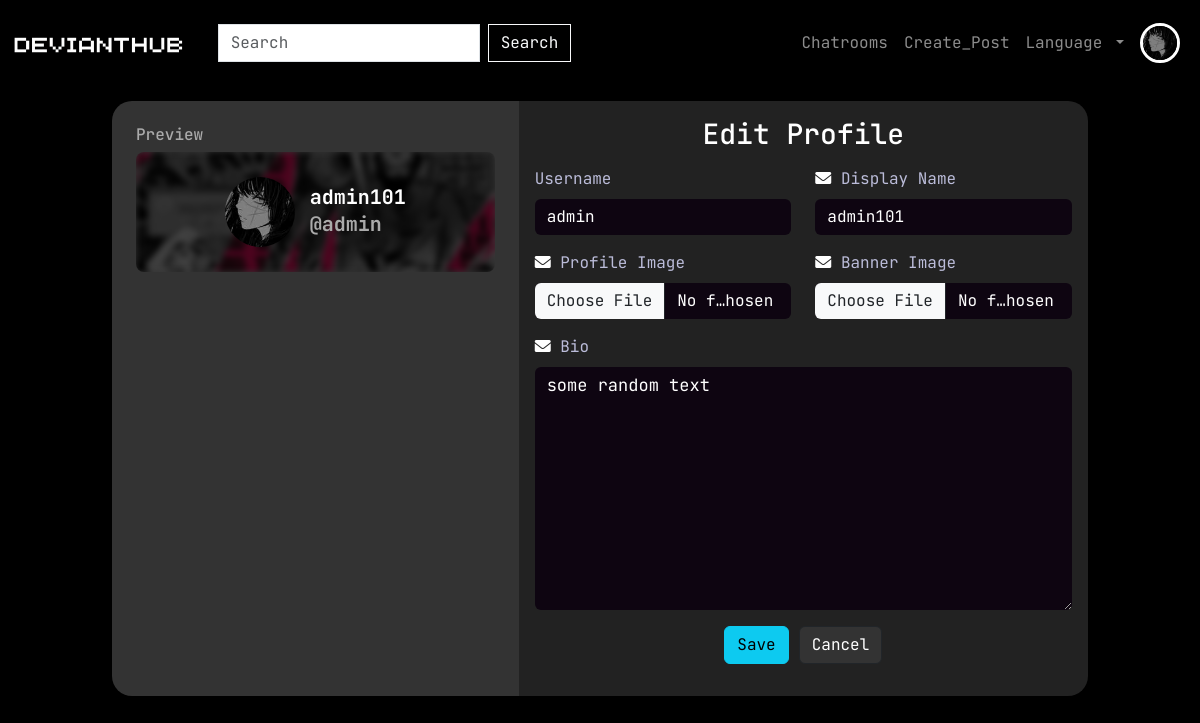
The page /users/edit-profile/ (signed in) on the database its author committed.
### users/models.py (models this page shows, shortened)
class Profile(models.Model):
    user = models.OneToOneField(User, on_delete=models.CASCADE, null=True, blank=True)
    username = models.CharField(max_length=15, unique=True, null=True)
    display_name = models.CharField(max_length=15, null=True, blank=True)
    image = models.ImageField(
        upload_to=upload_to,
        default='default/profile_default.png',
        validators=[
            FileExtensionValidator(allowed_extensions=tuple(ext for ext in utils.IMAGE_EXTENSIONS if ext != 'gif')),
            utils.validate_file_size,
        ]
    )
    banner = models.ImageField(
        upload_to=upload_to,
        default='default/banner.jpg',
        validators=[
            FileExtensionValidator(allowed_extensions=tuple(ext for ext in utils.IMAGE_EXTENSIONS if ext != 'gif')),
            utils.validate_file_size,
        ]
    )
    email = models.EmailField(max_length=100, null=True)
    bio = models.TextField(max_length=300, null=True, blank=True)
    created = models.DateTimeField(auto_now_add=True)
    updated = models.DateTimeField(auto_now=True)
    id = models.UUIDField(default=uuid4, unique=True, editable=False, primary_key=True)
    def get_username(self):
        return self.display_name if self.display_name else self.username
    class Meta:
        ordering = ['-created']

### users/views.py (the view, shortened to what this page needs)
# urls.py: path('edit-profile/', views.edit_profile, name='edit_profile'),
@login_required(login_url='users:login')
def edit_profile(request):
    profile = request.user.profile
    profile_copy = deepcopy(profile)
    form = ProfileForm(instance=profile)
    context = {
        'form': form,
    }
    return render(request, 'users/profile_form.html', context)

### users/templates/users/profile_form.html (shortened to what this page needs)
{% extends 'main.html' %}
{% load static %}
{% block content %}
<div class="container d-flex justify-content-center align-items-stretch mt-3 register" style="min-height: 70vh; max-width: 1000px;">
    <div class="row w-100">
        <div class="col-12 col-md-5 p-4 register-left-panel" style="background-color: #333; color: #fff; display: flex; flex-direction: column; justify-content: flex-start; position: relative;">
            <h6 style="color: #aaa;">Preview</h6>
            <div class="mb-3" style="height: 120px; border-radius: 8px; overflow: hidden; position: relative;">
                <div id="profile-banner-preview" style="
                    position: absolute;
                    top: 0;
                    left: 0;
                    width: 100%;
                    height: 100%;
                    background: linear-gradient(rgba(0, 0, 0, 0.7), rgba(0, 0, 0, 0.7)), url('{{ request.user.profile.banner.url }}');
                    background-size: cover;
                    background-position: center;
                    filter: blur(3px);
                    z-index: 1;">
                </div>
                <div class="d-flex align-items-center justify-content-center h-100" style="gap: 15px; position: relative; z-index: 2;">
                    <div style="width: 70px; height: 70px; background-color: #555; border-radius: 50%; overflow: hidden; flex-shrink: 0;">
                        <img id="profile-image-preview" src="{{ request.user.profile.image.url }}" alt="Profile Picture" style="width: 100%; height: 100%; object-fit: cover;">
                    </div>
                    <div>
                        <h5 style="margin: 0; font-size: 20px; color: #fff; font-weight: bold;">{{ request.user.profile.display_name }}</h5>
                        <p id="username-preview" style="margin: 0; font-size: 20px; color: #aaa; font-weight: bold;">@{{ request.user.profile.username }}</p>
                    </div>
                </div>
            </div>
        </div>
        <div class="col-12 col-md-7 p-3 register-right-panel" style="background-color: #222; color: #fff; display: flex; flex-direction: column; justify-content: flex-start;">
            <h3 class="text-center mb-3">Edit Profile</h3>
            <form method="post" enctype="multipart/form-data">
                <div class="row">
                    <div class="col-12 col-md-6 mb-3">
                        <label for="username" class="form-label">Username</label>
                        {{ form.username }}
                    </div>
                    <div class="col-12 col-md-6 mb-3">
                        <span>
                            <i class="fas fa-envelope"></i>
                        </span>
                        <label for="displayname" class="form-label">Display Name</label>
                        {{ form.display_name }}
                    </div>
                    <div class="col-12 col-md-6 mb-3">
                        <span>
                            <i class="fas fa-envelope profile-image-error"></i>
                        </span>
                        <label for="profileImage" class="form-label">Profile Image</label>
                        {{ form.image }}
                    </div>
                    <div class="col-12 col-md-6 mb-3">
                        <span>
                            <i class="fas fa-envelope profile-banner-error"></i>
                        </span>
                        <label for="bannerImage" class="form-label">Banner Image</label>
                        {{ form.banner }}
                    </div>
                </div>
                <div class="mb-3">
                    <span>
                        <i class="fas fa-envelope"></i>
                    </span>
                    <label for="bio" class="form-label">Bio</label>
                    {{ form.bio }}
                </div>
                <div class="d-flex justify-content-center mb-3">
                    <button id="submitButton" type="submit" class="btn login-button btn-info d-flex justify-content-center align-items-center" style="margin-right: 10px;">
                        <span>Save</span>
                    </button>
                    <a href="{% url 'posts:feed' %}" class="btn btn-dark d-flex justify-content-center align-items-center" style="background-color: #333; color: #fff;">
                        <span>Cancel</span>
                    </a>
                </div>
            </form>
        </div>
    </div>
</div>
{% endblock content %}

### templates/navbar.html (shortened to what this page needs)
{% load static %}
<nav class="navbar navbar-expand-lg navbar-dark fixed-top">
    <div class="container-fluid">
        <a class="navbar-brand text-white" href="/">
            <img src="{% static 'img/logo_no_text2.png' %}" alt="Logo" class="logo-img">
        </a>
        <div class="collapse navbar-collapse" id="navbarNav">
            <form class="d-flex ms-3 search-bar">
                <input class="form-control me-2 no-radius" type="search" placeholder="Search" aria-label="Search">
                <button class="btn btn-outline-light no-radius" type="submit">Search</button>
            </form>
            <ul class="navbar-nav ms-auto">
                <li class="nav-item">
                    <a class="nav-link" href="{% url 'chat:chat' %}">Chatrooms</a>
                </li>
                <li class="nav-item">
                    <a class="nav-link" href="{% url 'posts:create_post' %}">Create_Post</a>
                </li>
                <li class="nav-item dropdown">
                    <a class="nav-link dropdown-toggle" href="#" id="navbarDropdown" role="button" data-bs-toggle="dropdown" aria-expanded="false">
                        Language
                    </a>
                </li>
                {% if request.user.is_authenticated %}
                    <li class="nav-item dropdown">
                        <a class="nav-link dropdown-toggle profile-dropdown" href="#" id="navbarDropdown" role="button" data-bs-toggle="dropdown" aria-expanded="false">
                            <img src="{{ user.profile.image.url }}" class="profile-image" alt="Profile">
                        </a>
                    </li>
                {% else %}
                    <li class="nav-item">
                        <a class="btn btn-outline-light" href="{% url 'users:login' %}">Log In</a>
                        <a class="btn btn-outline-light" href="{% url 'users:register' %}">Sign Up</a>
                    </li>
                {% endif %}
            </ul>
        </div>
    </div>
</nav>

### static/css/main.css (style rules this page uses)
body { font-family: 'JetBrains Mono', monospace; background-color: #000; color: #fff; padding-top: 85px; margin: 0; }
.navbar { background-color: black; padding-top: 15px; }
@media (min-width: 992px) { .navbar-nav { display: flex; align-items: center; } }
.logo-img { max-width: 100%; height: 20px; }
a { color: #0d6efd; text-decoration: none; }
.no-radius { border-radius: 0 !important; }
.login-field::placeholder { color: rgb(160, 160, 160); }
.login-field { background-color: #0e0511; color: white; border: none; }
.form-label { color: rgb(187, 188, 217); }
.profile-dropdown::after { display: none; }
.profile-image { width: 40px; height: 40px; border-radius: 50%; border: 3px solid white; object-fit: cover; display: block; }
.register-left-panel { background-color: #333; color: #fff; display: flex; flex-direction: column; justify-content: flex-start; border-radius: 20px 0 0 20px; }
.register-right-panel { background-color: #222; color: #fff; display: flex; flex-direction: column; justify-content: flex-start; border-radius: 0 20px 20px 0; }

### rows shown on the page
Profile: username "admin", display_name "admin101", bio "some random text"

### other values the page prints
{{ request.user.profile.display_name }} "admin101"
{{ request.user.profile.username }} "admin"
